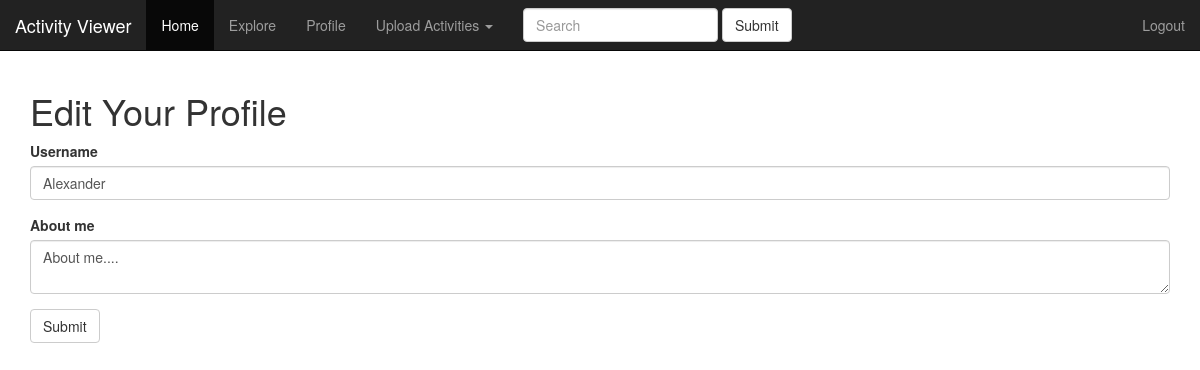
The page /edit_profile (signed in) on the database as committed earlier.
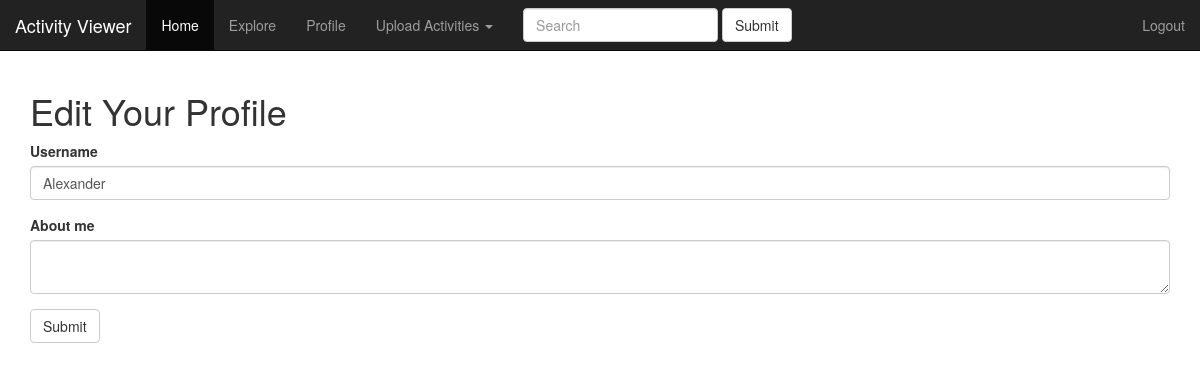
The same page on the database as committed later.
### app/models.py (models this page shows, shortened)
class User(UserMixin, db.Model):
    id = db.Column(db.Integer, primary_key=True)
    username = db.Column(db.String(64), index=True, unique=True)
    email = db.Column(db.String(120), index=True, unique=True)
    activities = db.relationship('Activity', backref='athlete', lazy='dynamic')
    password_hash = db.Column(db.String(128))
    about_me = db.Column(db.String(140))
    last_seen = db.Column(db.DateTime, default=datetime.utcnow)
    follows = db.relationship(
        'User', secondary=followers,
        primaryjoin=(followers.c.follower_id == id),
        secondaryjoin=(followers.c.follows_id == id),
        backref=db.backref('followers', lazy='dynamic'), lazy='dynamic')
    liked_activities = db.relationship(
        'Activity', secondary=likes,
        backref=db.backref('liked_by', lazy='dynamic'), lazy='dynamic')

### app/main/routes.py (the view)
@bp.route('/edit_profile', methods=['GET', 'POST'])
@login_required
def edit_profile():
    form = EditProfileForm(current_user.username)
    if form.validate_on_submit():
        current_user.username = form.username.data
        current_user.about_me = form.about_me.data
        db.session.commit()
        flash('Your changes have been saved.')
        return redirect(url_for('main.edit_profile'))
    elif request.method == 'GET':
        form.username.data = current_user.username
        form.about_me.data = current_user.about_me
    return render_template('edit_profile.html', title='Edit Profile',
                           form=form)

### app/main/forms.py (shortened to what this page needs)
class EditProfileForm(FlaskForm):
    username = StringField('Username', validators=[DataRequired()])
    about_me = TextAreaField('About me', validators=[Length(min=0, max=140)])
    submit = SubmitField('Submit')
    def __init__(self, original_username, *args, **kwargs):
        super(EditProfileForm, self).__init__(*args, **kwargs)
        self.original_username = original_username

### app/main/routes.py (called while the page is built)
@bp.before_request
def before_request():
    if current_user.is_authenticated:
        current_user.last_seen = datetime.utcnow()
        db.session.commit()

### app/models.py (called while the page is built)
@login.user_loader
def load_user(id):
    return User.query.get(int(id))

### app/templates/edit_profile.html
<!DOCTYPE html>
{% extends "base.html" %}
{% import "bootstrap/wtf.html" as wtf %}
{% block app_content %}
<h1>Edit Your Profile</h1>
<body>
<form action="", method="post">
        {{ wtf.quick_form(form) }}
</form>
</body>
{% endblock %}

Rows that differ between the two databases and show on the page:
changed User "Alexander": about_me "About me...." → (not shown)
